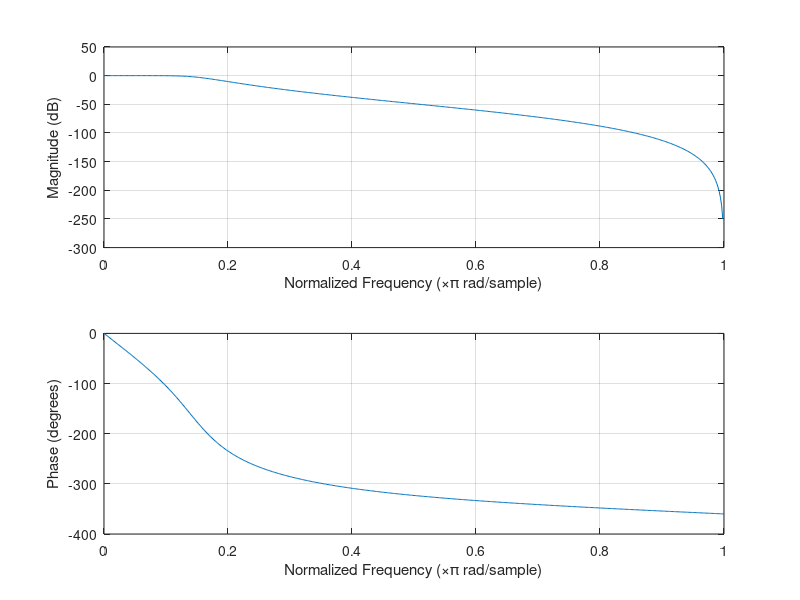
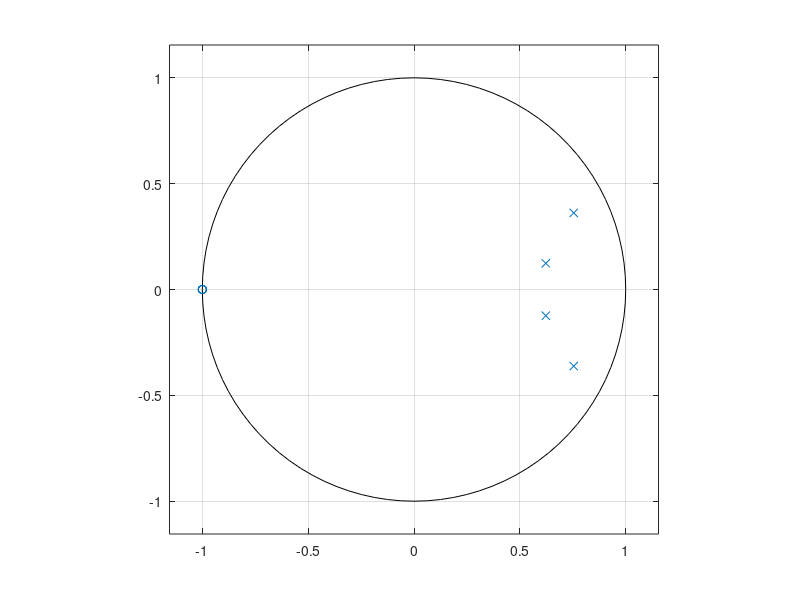

Write the MATLAB code that produced these figures, in order.
%% Week 6

%% Ex 1 - filter design.
% We follow the steps from class:
% 1.  Pre-warp you frequencie - note bilinear does it automatically
% 2.  Design your filter in the s-domain
% 3.  Map your s-plane into something than can be handled better -(infinty) 
%     is a problem (using the bilinear transform) (Note, I think there's a 
%     maple command for this).
% 4.  Chose the suitable sampling period T

% 1. This should be a butterwirth filter

fs = 2*35/(2*pi); % 4 the siutable sampling freq.
Gp = 2;
Gs = 11;
wp = 10/(2*pi*fs);%normalize
ws = 15/(2*pi*fs);%normalize

%Use butter and buttord - preferably like done in lecture

[n,Wn]=buttord(wp,ws,Gp,Gs); %pre-warping and biletaral transform is included in the funciton, look at def to find out.


[B,A] = butter(n,Wn);

%plot mag anf phase
figure(1)   
freqz(B,A)
%make z-plane 
figure(2)
zplane(B,A)


% 1.2

